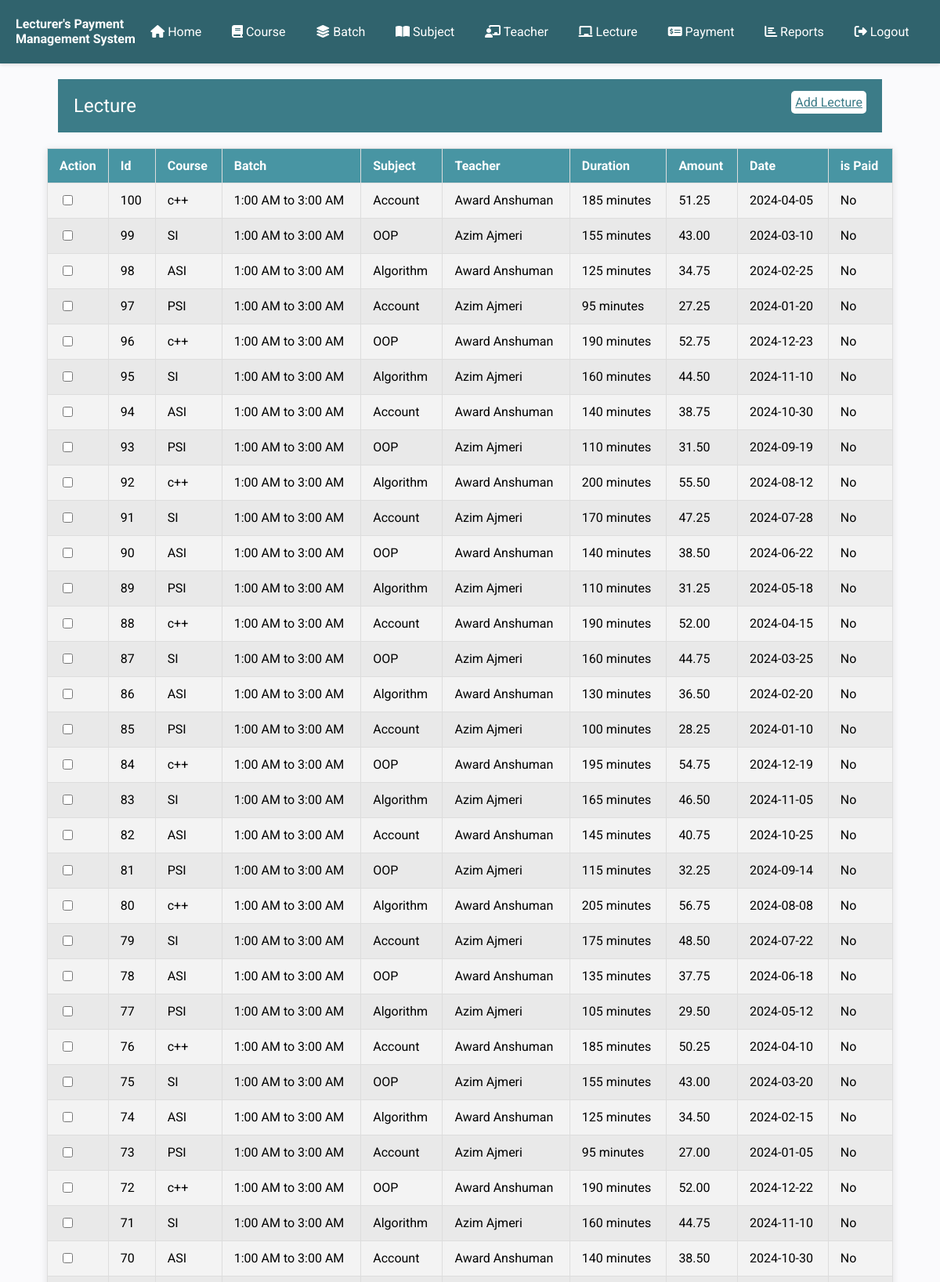
The app's page /lecture.php (signed in, upper part) with its own data.
### tables this page shows
CREATE TABLE IF NOT EXISTS `lecture` (
  `id` int(11) NOT NULL AUTO_INCREMENT,
  `teacherid` int(11) NOT NULL,
  `subjectid` int(11) NOT NULL,
  `batchid` int(11) NOT NULL,
  `duration` int(11) NOT NULL,
  `amount` decimal(10,2) NOT NULL,
  `lecturedate` date NOT NULL,
  `payoutid` int(11) DEFAULT NULL,
  PRIMARY KEY (`id`)
);

CREATE TABLE IF NOT EXISTS `course` (
  `id` int(11) NOT NULL AUTO_INCREMENT,
  `title` varchar(255) NOT NULL,
  `fees` decimal(10,2) NOT NULL,
  `duration` varchar(50) DEFAULT NULL,
  `description` text,
  `isdeleted` int(1) NOT NULL DEFAULT '0',
  PRIMARY KEY (`id`)
);

CREATE TABLE IF NOT EXISTS `batch` (
  `id` int(11) NOT NULL AUTO_INCREMENT,
  `courseid` int(11) NOT NULL,
  `startdate` date NOT NULL,
  `enddate` date NOT NULL,
  `classtime` varchar(32) DEFAULT NULL,
  `isdeleted` int(1) NOT NULL DEFAULT '0',
  PRIMARY KEY (`id`)
);

CREATE TABLE IF NOT EXISTS `subject` (
  `id` int(11) NOT NULL AUTO_INCREMENT,
  `courseid` int(11) NOT NULL,
  `title` varchar(255) NOT NULL,
  `rate` decimal(10,2) NOT NULL,
  `isdeleted` int(1) NOT NULL DEFAULT '0',
  PRIMARY KEY (`id`)
);

CREATE TABLE IF NOT EXISTS `teacher` (
  `id` int(11) NOT NULL AUTO_INCREMENT,
  `name` varchar(255) NOT NULL,
  `mobile` varchar(20) DEFAULT NULL,
  `email` varchar(255) DEFAULT NULL,
  `gender` tinyint(1) DEFAULT NULL,
  `qualification` varchar(255) DEFAULT NULL,
  `experience` int(11) DEFAULT NULL,
  `photo` varchar(255) DEFAULT NULL,
  `isdeleted` int(11) NOT NULL DEFAULT '0',
  PRIMARY KEY (`id`)
);

### lecture.php (the view, shortened to what this page needs)
<?php
require_once('inc/header-part.php');
require_once('inc/connection.php');
?>
</head>
<body>
    <?php require_once('inc/menu.php'); ?>
    <div class="heading">
        <div>
            <span>Lecture</span>
            <span><a href="add_lecture.php">Add Lecture</a></span>
        </div>
    </div>
    <div class="container">
        <table align="center" class="data">
            <thead>
                <tr>
                    <th width='3%'>Action</th>
                    <th>Id</th>
                    <th>Course</th>
                    <th>Batch</th>
                    <th>Subject</th>
                    <th>Teacher</th>
                    <th>Duration</th>
                    <th>Amount</th>
                    <th>Date</th>
                    <th>is Paid</th>
                </tr>
            </thead>
            <tbody>
                <?php
                    $sql = "select l.id as id, l.duration as duration,amount,lecturedate,payoutid,t.name,c.title as coursetitle, s.title as subjecttitle,classtime from lecture l,course c, subject s, teacher t,batch b where l.batchid=b.id and l.teacherid=t.id and l.subjectid=s.id and b.courseid=c.id order by l.id desc";
                    $cmd = $db->prepare($sql);
                    $cmd->execute();
                    $table = $cmd->fetchAll();
                    foreach($table as $row)
                    {
                        extract($row);
                ?>
               <tr>
                    <td>
                        <input type="checkbox" name="" id="">
                    </td>
                    <td><?= $id; ?></td>
                    <td><?= $coursetitle; ?></td>
                    <td><?= $classtime; ?></td>
                    <td><?= $subjecttitle; ?></td>
                    <td><?= $name; ?></td>
                    <td><?= $duration; ?> minutes</td>
                    <td><?= $amount; ?></td>
                    <td><?= $lecturedate; ?></td>
                    <td><?php
                        if($payoutid == null)
                            echo "No";
                        else
                            $payoutid;
                    ?></td>
                </tr>
                <?php
                    }
                ?>
            </tbody>
        </table>
    </div>
</body>

### style.css (style rules this page uses)
body { font-family: 'Roboto', sans-serif; background-color: #fafafc; margin: 0; padding: 0; }
table { width: 90%; border-collapse: collapse; margin: 20px auto; box-shadow: 0 2px 10px rgba(0, 0, 0, 0.1); background-color: #fff; }
table thead tr { background-color: #4895a3; color: #ffffff; text-align: left; }
table th, table td { padding: 12px 15px; border: 1px solid #dddddd; }
table tbody tr:nth-child(odd) { background-color: #f3f3f3; }
table tbody tr:nth-child(even) { background-color: #e9e9e9; }
.container { width: 100%; max-width: 1200px; margin: 0 auto; }
.heading { width: 86%; margin: auto; background-color: #3c7c88; margin-bottom: 20px; margin-top: 20px; padding: 10px; color: white; }
.heading>div { display: flex; justify-content: space-between; }
.heading>div>span>a { background-color: white; padding: 5px; border-radius: 5px; color: #3c7c88; }
.heading>* { padding: 10px; }
.heading>div>span:first-child { font-size: 1.5rem; }

### records on screen
lecture: id "100", course.title "c++", batchid.classtime "1:00 AM to 3:00 AM", subjectid.title "Account", teacherid.name "Award Anshuman", duration "185", amount "51.25", lecturedate "2024-04-05", shows "No"
lecture: id "99", course.title "SI", batchid.classtime "1:00 AM to 3:00 AM", subjectid.title "OOP", teacherid.name "Azim Ajmeri", duration "155", amount "43.00", lecturedate "2024-03-10", shows "No"
lecture: id "98", course.title "ASI", batchid.classtime "1:00 AM to 3:00 AM", subjectid.title "Algorithm", teacherid.name "Award Anshuman", duration "125", amount "34.75", lecturedate "2024-02-25", shows "No"
lecture: id "97", course.title "PSI", batchid.classtime "1:00 AM to 3:00 AM", subjectid.title "Account", teacherid.name "Azim Ajmeri", duration "95", amount "27.25", lecturedate "2024-01-20", shows "No"
lecture: id "96", course.title "c++", batchid.classtime "1:00 AM to 3:00 AM", subjectid.title "OOP", teacherid.name "Award Anshuman", duration "190", amount "52.75", lecturedate "2024-12-23", shows "No"
lecture: id "95", course.title "SI", batchid.classtime "1:00 AM to 3:00 AM", subjectid.title "Algorithm", teacherid.name "Azim Ajmeri", duration "160", amount "44.50", lecturedate "2024-11-10", shows "No"
lecture: id "94", course.title "ASI", batchid.classtime "1:00 AM to 3:00 AM", subjectid.title "Account", teacherid.name "Award Anshuman", duration "140", amount "38.75", lecturedate "2024-10-30", shows "No"
lecture: id "93", course.title "PSI", batchid.classtime "1:00 AM to 3:00 AM", subjectid.title "OOP", teacherid.name "Azim Ajmeri", duration "110", amount "31.50", lecturedate "2024-09-19", shows "No"
lecture: id "92", course.title "c++", batchid.classtime "1:00 AM to 3:00 AM", subjectid.title "Algorithm", teacherid.name "Award Anshuman", duration "200", amount "55.50", lecturedate "2024-08-12", shows "No"
lecture: id "91", course.title "SI", batchid.classtime "1:00 AM to 3:00 AM", subjectid.title "Account", teacherid.name "Azim Ajmeri", duration "170", amount "47.25", lecturedate "2024-07-28", shows "No"
lecture: id "90", course.title "ASI", batchid.classtime "1:00 AM to 3:00 AM", subjectid.title "OOP", teacherid.name "Award Anshuman", duration "140", amount "38.50", lecturedate "2024-06-22", shows "No"
lecture: id "89", course.title "PSI", batchid.classtime "1:00 AM to 3:00 AM", subjectid.title "Algorithm", teacherid.name "Azim Ajmeri", duration "110", amount "31.25", lecturedate "2024-05-18", shows "No"
lecture: id "88", course.title "c++", batchid.classtime "1:00 AM to 3:00 AM", subjectid.title "Account", teacherid.name "Award Anshuman", duration "190", amount "52.00", lecturedate "2024-04-15", shows "No"
lecture: id "87", course.title "SI", batchid.classtime "1:00 AM to 3:00 AM", subjectid.title "OOP", teacherid.name "Azim Ajmeri", duration "160", amount "44.75", lecturedate "2024-03-25", shows "No"
lecture: id "86", course.title "ASI", batchid.classtime "1:00 AM to 3:00 AM", subjectid.title "Algorithm", teacherid.name "Award Anshuman", duration "130", amount "36.50", lecturedate "2024-02-20", shows "No"
lecture: id "85", course.title "PSI", batchid.classtime "1:00 AM to 3:00 AM", subjectid.title "Account", teacherid.name "Azim Ajmeri", duration "100", amount "28.25", lecturedate "2024-01-10", shows "No"
lecture: id "84", course.title "c++", batchid.classtime "1:00 AM to 3:00 AM", subjectid.title "OOP", teacherid.name "Award Anshuman", duration "195", amount "54.75", lecturedate "2024-12-19", shows "No"
lecture: id "83", course.title "SI", batchid.classtime "1:00 AM to 3:00 AM", subjectid.title "Algorithm", teacherid.name "Azim Ajmeri", duration "165", amount "46.50", lecturedate "2024-11-05", shows "No"
lecture: id "82", course.title "ASI", batchid.classtime "1:00 AM to 3:00 AM", subjectid.title "Account", teacherid.name "Award Anshuman", duration "145", amount "40.75", lecturedate "2024-10-25", shows "No"
lecture: id "81", course.title "PSI", batchid.classtime "1:00 AM to 3:00 AM", subjectid.title "OOP", teacherid.name "Azim Ajmeri", duration "115", amount "32.25", lecturedate "2024-09-14", shows "No"
lecture: id "80", course.title "c++", batchid.classtime "1:00 AM to 3:00 AM", subjectid.title "Algorithm", teacherid.name "Award Anshuman", duration "205", amount "56.75", lecturedate "2024-08-08", shows "No"
lecture: id "79", course.title "SI", batchid.classtime "1:00 AM to 3:00 AM", subjectid.title "Account", teacherid.name "Azim Ajmeri", duration "175", amount "48.50", lecturedate "2024-07-22", shows "No"
lecture: id "78", course.title "ASI", batchid.classtime "1:00 AM to 3:00 AM", subjectid.title "OOP", teacherid.name "Award Anshuman", duration "135", amount "37.75", lecturedate "2024-06-18", shows "No"
lecture: id "77", course.title "PSI", batchid.classtime "1:00 AM to 3:00 AM", subjectid.title "Algorithm", teacherid.name "Azim Ajmeri", duration "105", amount "29.50", lecturedate "2024-05-12", shows "No"
lecture: id "76", course.title "c++", batchid.classtime "1:00 AM to 3:00 AM", subjectid.title "Account", teacherid.name "Award Anshuman", duration "185", amount "50.25", lecturedate "2024-04-10", shows "No"
lecture: id "75", course.title "SI", batchid.classtime "1:00 AM to 3:00 AM", subjectid.title "OOP", teacherid.name "Azim Ajmeri", duration "155", amount "43.00", lecturedate "2024-03-20", shows "No"
lecture: id "74", course.title "ASI", batchid.classtime "1:00 AM to 3:00 AM", subjectid.title "Algorithm", teacherid.name "Award Anshuman", duration "125", amount "34.50", lecturedate "2024-02-15", shows "No"
lecture: id "73", course.title "PSI", batchid.classtime "1:00 AM to 3:00 AM", subjectid.title "Account", teacherid.name "Azim Ajmeri", duration "95", amount "27.00", lecturedate "2024-01-05", shows "No"
lecture: id "72", course.title "c++", batchid.classtime "1:00 AM to 3:00 AM", subjectid.title "OOP", teacherid.name "Award Anshuman", duration "190", amount "52.00", lecturedate "2024-12-22", shows "No"
lecture: id "71", course.title "SI", batchid.classtime "1:00 AM to 3:00 AM", subjectid.title "Algorithm", teacherid.name "Azim Ajmeri", duration "160", amount "44.75", lecturedate "2024-11-10", shows "No"
lecture: id "70", course.title "ASI", batchid.classtime "1:00 AM to 3:00 AM", subjectid.title "Account", teacherid.name "Award Anshuman", duration "140", amount "38.50", lecturedate "2024-10-30", shows "No"
